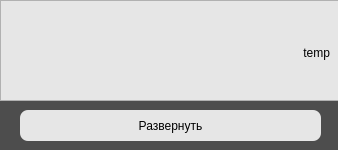
<?xml version="1.0" encoding="UTF-8"?>
<ui version="4.0">
 <class>MainWindow</class>
 <widget class="QMainWindow" name="MainWindow">
  <property name="geometry">
   <rect>
    <x>0</x>
    <y>0</y>
    <width>338</width>
    <height>150</height>
   </rect>
  </property>
  <property name="minimumSize">
   <size>
    <width>338</width>
    <height>150</height>
   </size>
  </property>
  <property name="maximumSize">
   <size>
    <width>338</width>
    <height>150</height>
   </size>
  </property>
  <property name="windowTitle">
   <string>MainWindow</string>
  </property>
  <property name="windowIcon">
   <iconset>
    <normaloff>res/mainIcon-480.png</normaloff>res/mainIcon-480.png</iconset>
  </property>
  <property name="styleSheet">
   <string notr="true">QWidget{
	background: rgb(77, 77, 77);
	color: black;
}

QPushButton {
	background: rgb(230, 230, 230);
	border: solid;
	border-radius: 8px;

}

QPushButton:pressed{
	background:rgb(216, 216, 216);
	border: solid;
	border-radius: 8px;
}

QLineEdit {
	color: black;
	border: solid;
	border-radius: 8px;
}

QFrame {
	background: rgb(230, 230, 230);
}</string>
  </property>
  <widget class="QWidget" name="centralwidget">
   <widget class="QPushButton" name="btn_max">
    <property name="geometry">
     <rect>
      <x>20</x>
      <y>110</y>
      <width>301</width>
      <height>31</height>
     </rect>
    </property>
    <property name="text">
     <string>Развернуть</string>
    </property>
   </widget>
   <widget class="QFrame" name="frame">
    <property name="geometry">
     <rect>
      <x>0</x>
      <y>0</y>
      <width>341</width>
      <height>101</height>
     </rect>
    </property>
    <property name="frameShape">
     <enum>QFrame::StyledPanel</enum>
    </property>
    <property name="frameShadow">
     <enum>QFrame::Raised</enum>
    </property>
    <widget class="QLabel" name="lbl_temp_2">
     <property name="geometry">
      <rect>
       <x>200</x>
       <y>20</y>
       <width>130</width>
       <height>66</height>
      </rect>
     </property>
     <property name="text">
      <string>temp</string>
     </property>
     <property name="alignment">
      <set>Qt::AlignRight|Qt::AlignTrailing|Qt::AlignVCenter</set>
     </property>
    </widget>
    <widget class="QLabel" name="lbl_icon">
     <property name="geometry">
      <rect>
       <x>20</x>
       <y>20</y>
       <width>61</width>
       <height>61</height>
      </rect>
     </property>
     <property name="text">
      <string/>
     </property>
     <property name="pixmap">
      <pixmap>res/sunny-500.png</pixmap>
     </property>
     <property name="scaledContents">
      <bool>true</bool>
     </property>
    </widget>
   </widget>
  </widget>
 </widget>
 <resources/>
 <connections/>
</ui>
